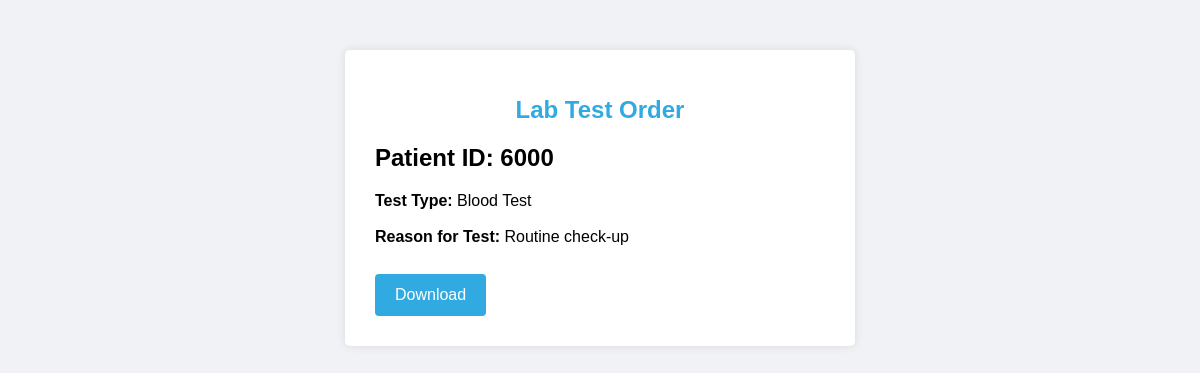
The page /viewlabtest.php?orderid=1 on the database its author committed.
### tables this page shows
CREATE TABLE IF NOT EXISTS `orderlabtest` (
  `orderid` int(11) NOT NULL,
  `id` int(11) NOT NULL,
  `testype` varchar(255) DEFAULT NULL,
  `reason` text,
  `seenbypatient` tinyint(1) NOT NULL,
  `seenbytech` tinyint(1) NOT NULL,
  PRIMARY KEY (`orderid`),
  KEY `id` (`id`)
);

### viewlabtest.php (the view, shortened to what this page needs)
<!DOCTYPE html>
<html lang="en">
<head>
</head>
<body>
  <div class="container">
    <h1>Lab Test Order</h1>
    <?php
  $servername = "localhost";
  $username = "root";
  $password = "";
  $database = "clinic";
  $conn = new mysqli($servername, $username, $password, $database, "3308");
  $orderid = isset($_GET["orderid"]) ? $_GET["orderid"] : null;
  if ($orderid) {
    $sql = "SELECT * FROM orderlabtest WHERE orderid = '$orderid'";
    $result = $conn->query($sql);
    if ($result->num_rows > 0) {
      $row = $result->fetch_assoc();
      echo "<h2>Patient ID: " . $row["id"] . "</h2>";
      echo "<b>Test Type: </b>" . $row["testype"] . "<br><br>";
      echo "<b>Reason for Test: </b>" . $row["reason"] . "<br><br>";
      echo "<form action='download.php' method='post'>";
      echo "<button type='submit'>Download</button>";
      echo "</form>";
    } else {
      echo "No lab test order found for ID: " . $orderid;
    }
  } else {
    echo "<p>Error: Missing orderid parameter.</p>";
  }
  ?>
  </div>
</body>
</html>

### viewlabtest.php (style rules this page uses)
body { font-family: Arial, sans-serif; background-color: #f0f2f5; }
.container { width: 450px; margin: 50px auto; border-radius: 5px; background-color: #fff; box-shadow: 0 0 10px rgba(0, 0, 0, 0.1); padding: 30px; }
h1 { text-align: center; margin-bottom: 20px; color: #31aae1; font-size: 24px; }
button[type="submit"] { background-color: #31aae1; border: none; color: white; padding: 12px 20px; text-align: center; text-decoration: none; display: inline-block; font-size: 16px; margin-top: 10px; cursor: pointer; border-radius: 4px; }

### rows shown on the page
orderlabtest: id "6000", testype "Blood Test", reason "Routine check-up"
